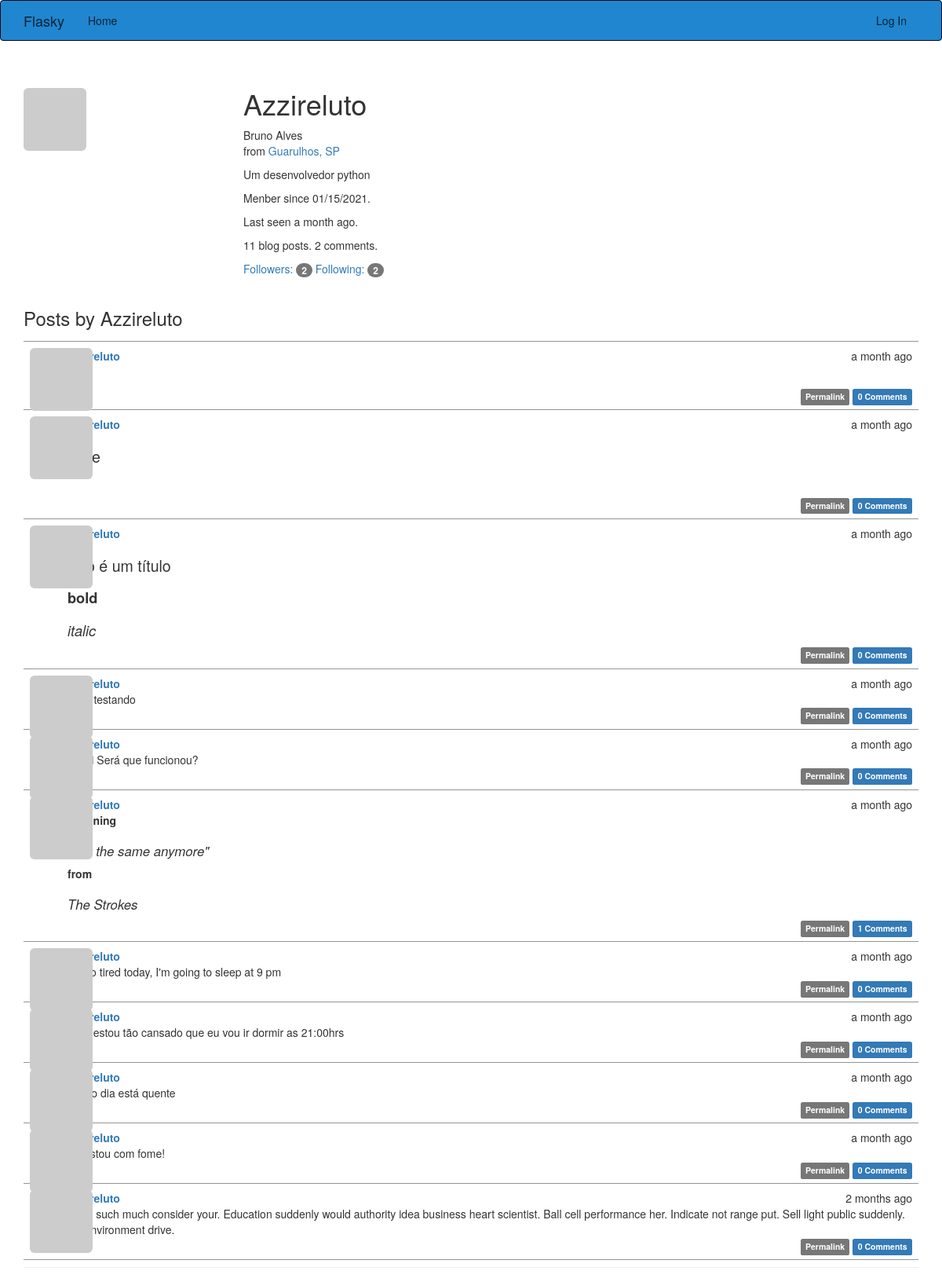
Page /user/Azzireluto on the earlier database version.
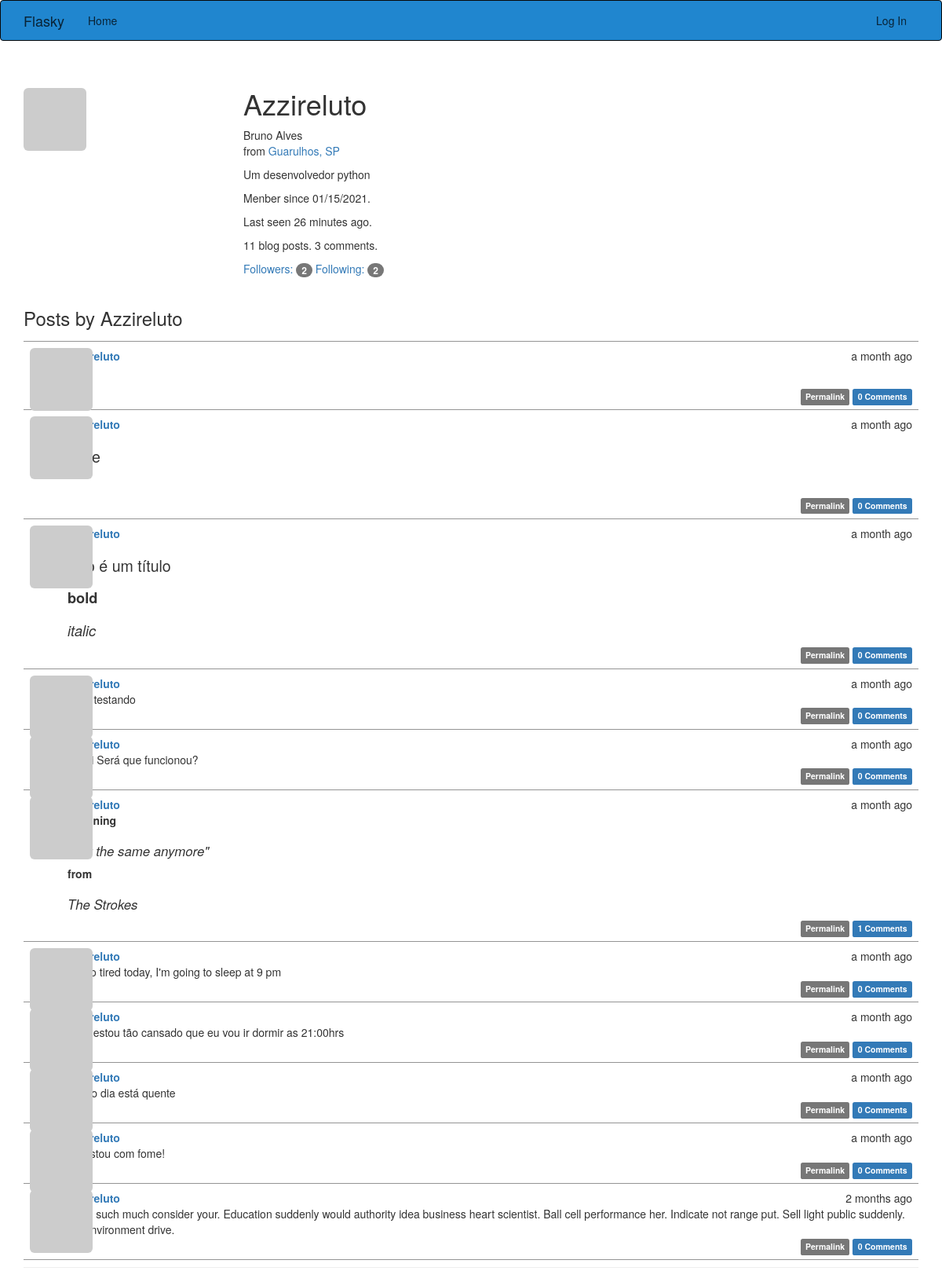
Same page on the later database version.
### app/models.py (models this page shows, shortened)
class User(UserMixin, db.Model):
    __tablename__ = 'users'
    id = db.Column(db.Integer, primary_key=True)
    email = db.Column(db.String(65), unique=True, index=True)
    username = db.Column(db.String(64), unique=True, index=True)
    password_hash = db.Column(db.String(128))
    role_id = db.Column(db.Integer, db.ForeignKey('roles.id'))
    confirmed = db.Column(db.Boolean,  default=False)
    name = db.Column(db.String(64))
    location = db.Column(db.String(64))
    about_me = db.Column(db.Text())
    menber_since = db.Column(db.DateTime(), default=datetime.utcnow)
    last_seen = db.Column(db.DateTime(), default=datetime.utcnow)
    avatar_hash = db.Column(db.String(32))
    posts = db.relationship('Post', backref='author', lazy='dynamic')
    followed = db.relationship('Follow', foreign_keys=[Follow.follower_id],
                                 backref=db.backref('follower', lazy='joined'),
                                 lazy='dynamic', cascade='all,  delete-orphan')
    followers = db.relationship('Follow',foreign_keys=[Follow.followed_id],
                                 backref=db.backref('followed', lazy='joined'),
                                 lazy='dynamic', cascade='all, delete-orphan')
    comments = db.relationship('Comment', backref='author', lazy='dynamic')
    @property
    def password(self):
        raise AttributeError('Password is not a readable attribute')
    def gravatar(self, size=100, default='identicon', ratting='g'):
        if request.is_secure:
            url = 'https://secure.gravatar.com/avatar'
        else:
            url = 'https://secure.gravatar.com/avatar'
            hash = self.avatar_hash or self.gravatar_hash()
            return '{url}/{hash}?s={size}&d={default}&r={ratting}'.format(
                url=url, hash=hash, size=size, default=default, ratting=ratting)

class Post(db.Model):
    __tablename__ = 'Posts'
    id = db.Column(db.Integer, primary_key=True)
    body = db.Column(db.Text)
    timestamp = db.Column(db.DateTime, index=True, default=datetime.utcnow)
    author_id = db.Column(db.Integer, db.ForeignKey('users.id'))
    body_html = db.Column(db.Text)
    comments = db.relationship('Comment', backref='post', lazy='dynamic')

### app/main/views.py (the view)
@main.route('/user/<username>')
def user(username):
    user = User.query.filter_by(username=username).first()
    if user is None:
        abort(404)
    posts = user.posts.order_by(Post.timestamp.desc()).all()
    return render_template('user.html', user=user, posts=posts)

### app/auth/views.py (called while the page is built)
@auth.before_app_request
def before_request():
    if current_user.is_authenticated:
        current_user.ping()
        if not current_user.confirmed \
                and request.endpoint \
                and request.blueprint != 'auth'\
                and request.endpoint != 'static':
            return  redirect(url_for('auth.unconfirmed'))

### app/main/__init__.py (called while the page is built)
@main.app_context_processor
def inject_permissions():
    return dict(Permission=Permission)

### app/models.py (called while the page is built)
    def can(self, permissions):
        return  False

    def is_administrator(self):
        return False

### app/templates/user.html (shortened to what this page needs)
{% extends "base.html" %}
{% import "_macros.html" as macros %}
{% block page_content %}
<div class="page-header" >
    <img class="img-rounded profile-thumbnail" src="{{ user.gravatar(size=256) }}">
    <div class="profile-header">
        <h1>{{ user.username }}</h1>
        {% if user.name or user.location %}
        <p>
            {% if user.name %}{{ user.name }}<br>{% endif %}
            {% if user.location %}
                from <a href="http://maps.google.com/?q={{ user.location }}">{{ user.location }}</a><br>
            {% endif %}
        </p>
    {% endif %}
    {% if user.about_me %}<p>{{ user.about_me }}</p>{% endif %}
    <div>
        <p>Menber since {{ moment(user.menber_since).format('L') }}.</p>
        <p>Last seen {{ moment(user.last_seen).fromNow() }}.</p>
        <p>{{ user.posts.count() }} blog posts. {{ user.comments.count() }} comments.</p>
        <p>
            <a href="{{ url_for('.followers', username=user.username) }}">Followers: <span class="badge">{{ user.followers.count() - 1 }}</span></a>
            <a href="{{ url_for('.followed_by', username=user.username) }}">Following: <span class="badge">{{ user.followed.count() - 1 }}</span></a>
        </p>
    </div>
    </div>
    <h3>
        Posts by  {{ user.username }}
    </h3>
    {% include '_posts.html' %}
</div>
{% endblock %}

### app/templates/base.html (shortened to what this page needs)
{% extends "bootstrap/base.html" %}
{% block head %}
{{ super() }}
<link rel="stylesheet"  href="{{ url_for('static', filename='CSS/styles.css') }}" type="text/css">
{% endblock %}
{% block navbar %}
<div class="navbar navbar-inverse" role="navigation"  style="background-color: #2086cf;">
    <div class="container">
        <div class="navbar-header">
            <a class="navbar-brand" href="{{ url_for('main.index') }}" style="color: #010102be;">Flasky</a>
        </div>
        <div class="navbar-collapse collapse">
            <ul class="nav navbar-nav">
                <li><a href="{{ url_for('main.index') }}" style="color: #010102be;">Home</a></li>
            </ul>
            <ul class="nav navbar-nav navbar-right">
                {% if current_user.is_authenticated %}
                <li class="dropdown">
                    <a href="#" class="dropdown-toggle" data-toggle="dropdown">
                        <img src="{{ current_user.gravatar(size=30) }}">
                        Account <b class="caret"></b>
                    </a>
                    <ul class="dropdown-menu" style='background-color: #2086cf'>
                        <li><a href="{{ url_for('auth.change_password') }}" style="color: #010102be;">Change Password</a></li>
                        <li><a href="{{ url_for('auth.change_email_request') }}" style="color: #010102be;">Change Email</a></li>
                        <li><a href="{{ url_for('auth.logout') }}" style="color: #010102be;">Log Out</a></li>
                    </ul>
                </li>
                {% else %}
                <li><a href="{{ url_for('auth.login') }}" style="color: #010102be;">Log In</a></li>
                {% endif %}
            </ul>
        </div>
    </div>
</div>
{% endblock %}
{% block content %}
<div class="container">
    {% block page_content %}{% endblock %}
</div>
{% endblock %}

### app/templates/_posts.html (shortened to what this page needs)
<ul class="posts">
    {% for post in posts %}
    <li class="post">
        <div class="post-thumbnail">
            <a href="{{ url_for('.user', username=post.author.username) }}">
                <img class="img-rounded profile-thumbnail" src="{{ post.author.gravatar(size=40) }}">
            </a>
        </div>
        <div class="post-content">
            <div class="post-date">{{ moment(post.timestamp).fromNow() }}</div>
            <div class="post-author"><a href="{{ url_for('.user', username=post.author.username) }}">{{ post.author.username }}</a></div>
            <div class="post-body">
                {% if post.body_html %}
                    {{ post.body_html | safe }}
                {% else %}
                    {{ post.body }}
                {% endif %}
            </div>
            <div class="post-footer" >
                <a href="{{ url_for('.post', id=post.id) }}">
                    <span class="label label-default">Permalink</span>
                </a>
                <a href="{{ url_for('.post', id=post.id) }}#comments">
                    <span class="label label-primary">{{ post.comments.count() }} Comments</span>
                </a>
            </div>
        </div>
    </li>
    {% endfor %}
</ul>

### app/static/CSS/styles.css (style rules this page uses)
.profile-thumbnail { position: absolute; }
.profile-header { min-height: 260px; margin-left: 280px; }
ul.posts { list-style-type: none; padding: 0px; margin: 16px 0px 0px 0px; border-top: 1px solid #0000006b; }
ul.posts li.post { padding: 8px; border-bottom: 1px solid #0000006b; }
div.post-date { float: right; }
div.post-author { font-weight: bold; }
div.post-thumbnail { position: absolute; }
div.post-content { margin-left: 48px; min-height: 48px; }
.post-body h1 { font-size: 140%; }
.post-body h2 { font-size: 130%; }
.post-body h3 { font-size: 120%; }
div.post-footer { text-align: right; }

Differences in the rows shown:
changed User "Azzireluto": last_seen "a month ago" → "26 minutes ago"
Other differences:
{{ user.comments.count() }}: "2" → "3"
